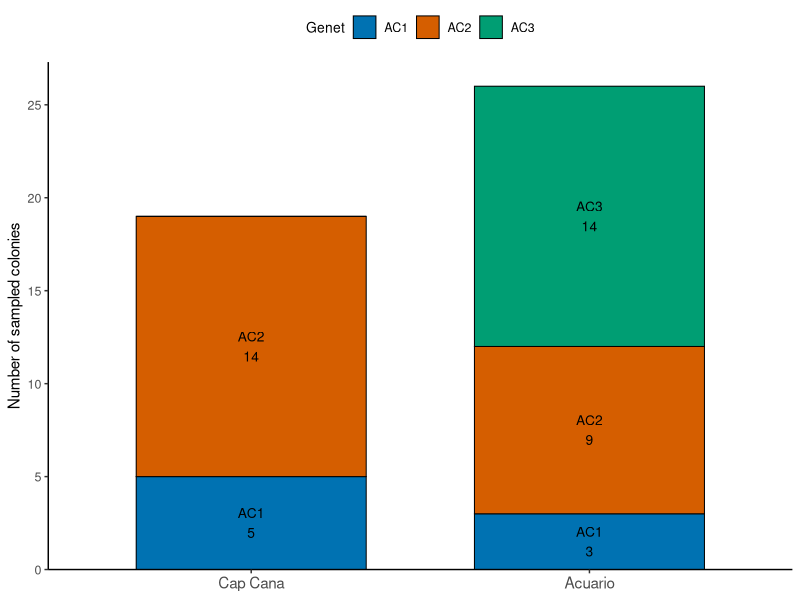
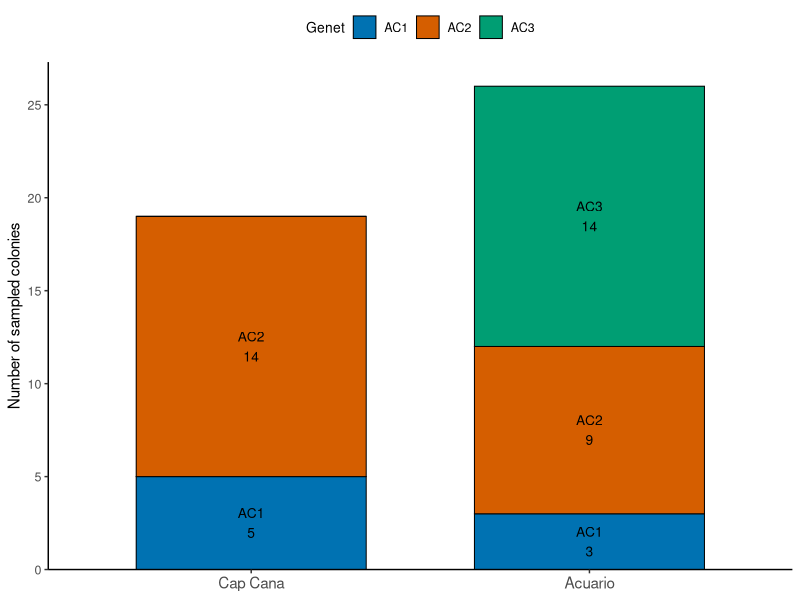
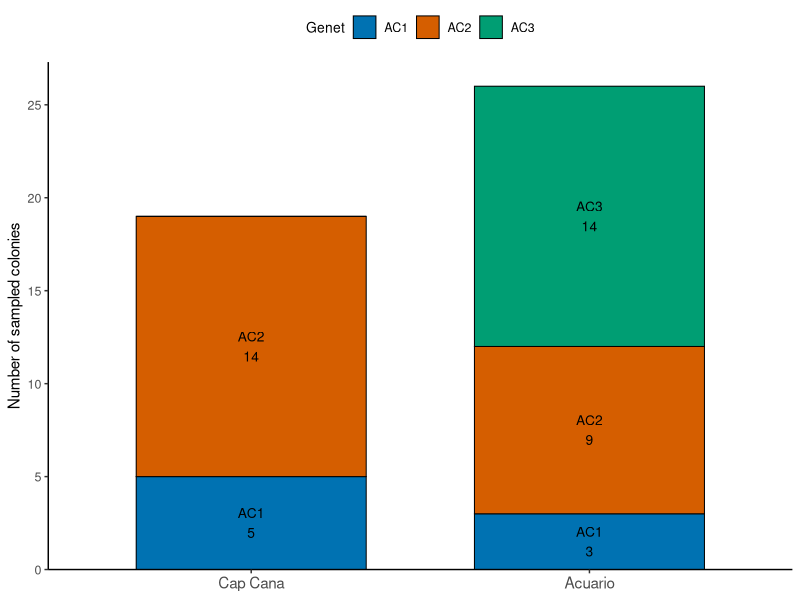

Generate these figures, in order, with R:
###############################################################################
# Figure 3: distribution of multilocus genets among nurseries
###############################################################################

library(ggplot2)

# Plot settings
genet_levels <- c("AC1", "AC2", "AC3")

genet_cols <- c(
  AC1 = "#0072B2",
  AC2 = "#D55E00",
  AC3 = "#009E73"
)

base_theme <- theme_classic(base_size = 11) +
  theme(
    axis.title = element_text(size = 11),
    axis.text = element_text(size = 9),
    legend.title = element_text(size = 10),
    legend.text = element_text(size = 9)
  )

# Sample data
nursery <- read.delim(
  "metadata/sample_nursery.tsv",
  stringsAsFactors = FALSE
)

genets <- read.delim(
  "metadata/genotype_assignments.tsv",
  stringsAsFactors = FALSE
)

# Standardize IDs
if ("Tube_ID" %in% names(nursery)) {
  names(nursery)[names(nursery) == "Tube_ID"] <- "sample"
}

if ("genotype" %in% names(genets)) {
  names(genets)[names(genets) == "genotype"] <- "genet"
}

# Convert N100.trim.bt2 -> N100
genets$sample <- sub(
  "\\.trim\\.bt2$",
  "",
  genets$sample
)

# Join metadata and genet assignments
dat <- merge(
  nursery[, c("sample", "Nursery")],
  genets[, c("sample", "genet")],
  by = "sample"
)

if (nrow(dat) != 45) {
  stop(
    "Expected 45 matched samples but found ",
    nrow(dat)
  )
}

if (anyNA(dat$Nursery) || anyNA(dat$genet)) {
  stop("Missing nursery or genet assignments after join.")
}

dat$genet <- factor(
  dat$genet,
  levels = genet_levels
)

dat$Nursery <- factor(
  dat$Nursery,
  levels = c("Cap Cana", "Acuario")
)

# Genet counts by nursery
genet_counts <- as.data.frame(
  table(
    Nursery = dat$Nursery,
    Genet = dat$genet
  ),
  stringsAsFactors = FALSE
)

names(genet_counts)[3] <- "n"

genet_counts$Nursery <- factor(
  genet_counts$Nursery,
  levels = c("Cap Cana", "Acuario")
)

genet_counts$Genet <- factor(
  genet_counts$Genet,
  levels = genet_levels
)

nursery_totals <- aggregate(
  n ~ Nursery,
  data = genet_counts,
  FUN = sum
)

names(nursery_totals)[2] <- "N"

genet_counts <- merge(
  genet_counts,
  nursery_totals,
  by = "Nursery"
)

genet_counts$percent <- 100 * genet_counts$n / genet_counts$N

# Restore plotting order after merge
genet_counts$Nursery <- factor(
  genet_counts$Nursery,
  levels = c("Cap Cana", "Acuario")
)

genet_counts$Genet <- factor(
  genet_counts$Genet,
  levels = genet_levels
)

cat("\nFIGURE 3 DATA\n\n")
print(genet_counts)

# Figure 3
figure_3 <- ggplot(
  genet_counts,
  aes(
    x = Nursery,
    y = n,
    fill = Genet
  )
) +
  geom_col(
    width = 0.68,
    color = "black",
    linewidth = 0.35,
    position = position_stack(reverse = TRUE)
  ) +
  geom_text(
    aes(
      label = ifelse(
        n == 0,
        "",
        paste0(Genet, "\n", n)
      )
    ),
    position = position_stack(vjust = 0.5, reverse = TRUE),
    size = 3.5
  ) +
  scale_fill_manual(
    values = genet_cols,
    drop = FALSE
  ) +
  scale_y_continuous(
    breaks = seq(0, 30, 5),
    expand = expansion(
      mult = c(0, 0.05)
    )
  ) +
  labs(
    x = NULL,
    y = "Number of sampled colonies",
    fill = "Genet"
  ) +
  base_theme +
  theme(
    axis.text.x = element_text(size = 11),
    legend.position = "top"
  )

figure_3

# Save figure
dir.create(
  "figures",
  showWarnings = FALSE
)

ggsave(
  filename = "figures/Figure_3_genet_distribution.pdf",
  plot = figure_3,
  width = 6,
  height = 4.5,
  units = "in"
)

ggsave(
  filename = "figures/Figure_3_genet_distribution.png",
  plot = figure_3,
  width = 6,
  height = 5,
  units = "in",
  dpi = 600
)
